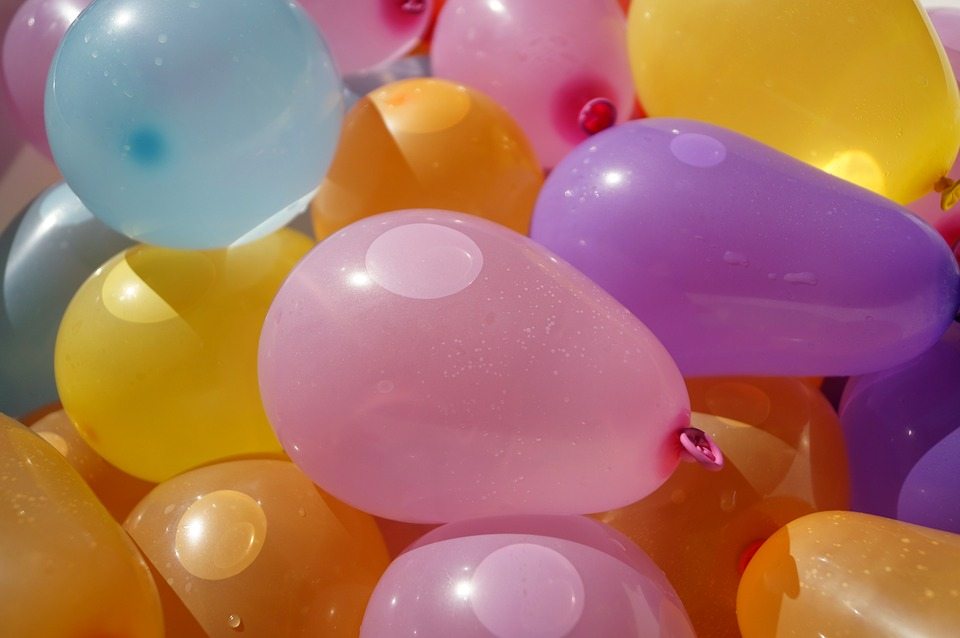
#> input picture Computer Vision/images/water_balloons.jpg, 960 x 638 px, found by its file name
$ jupyter execute 'Color Conversion (HSV COLOR SPACE).ipynb'   (shell and % lines are left out)
#> lines starting #> are read from the running program, lines starting #| are printed output that depends on the picture; after the words box and inside, x2 and y2 are one past the last pixel; in counts of white or black regions, pixels touching at a corner belong together
# HSV Color Space, Balloons

### Import resources and display image

[cell 1]
import numpy as np
import matplotlib.pyplot as plt
import cv2

[cell 2]

# Read in the image
image = cv2.imread('images/water_balloons.jpg')
#> image is the input picture: shape (638, 960, 3); mean B, G, R 99.2, 114.9, 169.3

# Change color to RGB (from BGR)
image = cv2.cvtColor(image, cv2.COLOR_BGR2RGB)

plt.imshow(image)

### Plot color channels

[cell 3]
# RGB channels
r = image[:,:,0]
g = image[:,:,1]
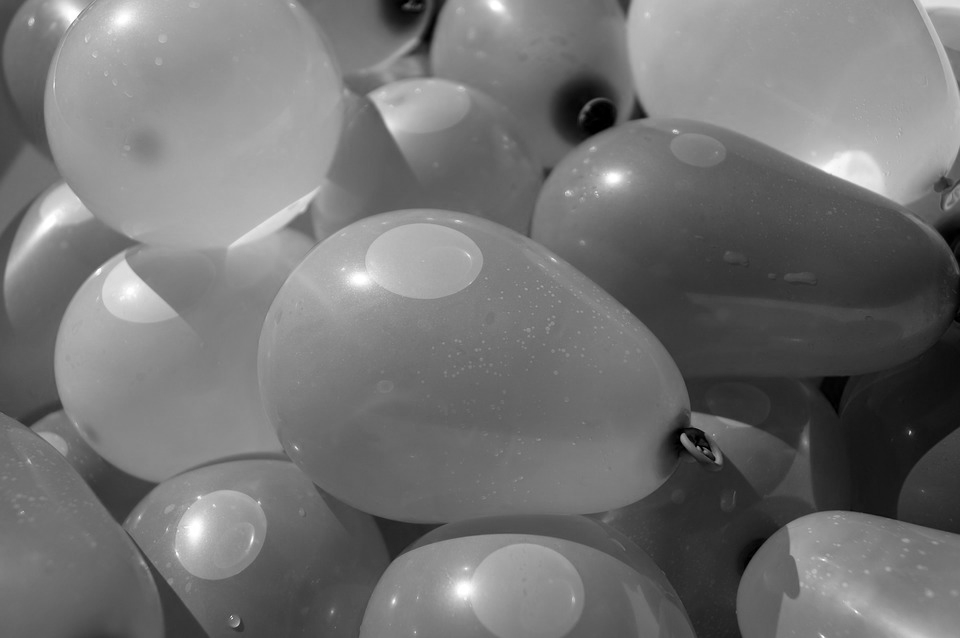
#> g: shape (638, 960); min 0, max 255, mean 114.9
b = image[:,:,2]
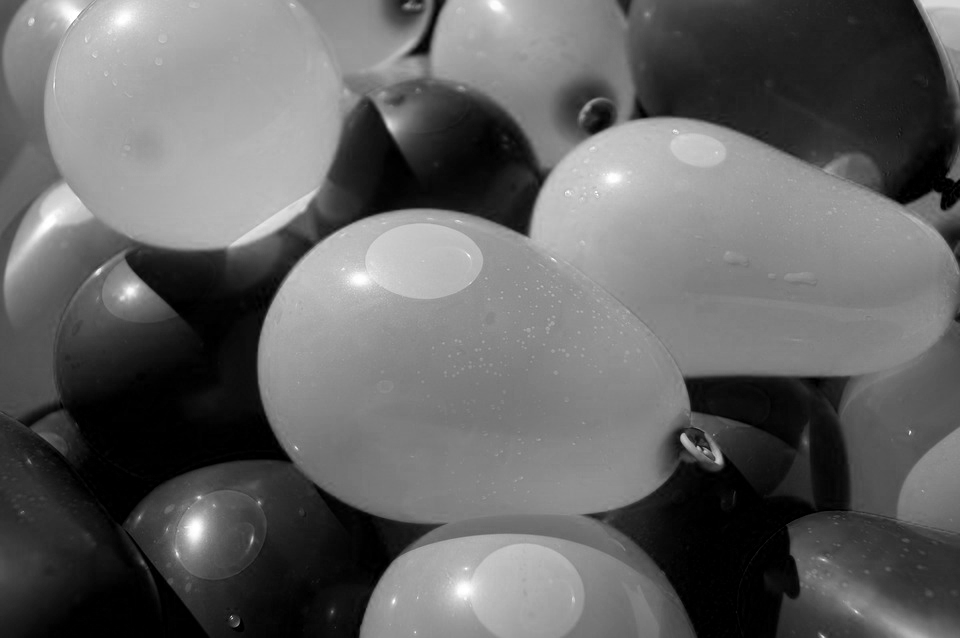
#> b: shape (638, 960); min 0, max 255, mean 99.2

f, (ax1, ax2, ax3) = plt.subplots(1, 3, figsize=(20,10))

ax1.set_title('Red')
ax1.imshow(r, cmap='gray')

ax2.set_title('Green')
ax2.imshow(g, cmap='gray')

ax3.set_title('Blue')
ax3.imshow(b, cmap='gray')
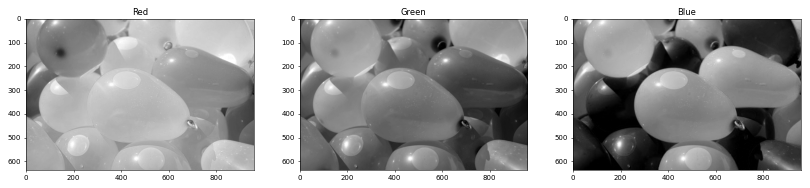
#> figure drawn by matplotlib, 3 panels

[cell 4]
# Convert from RGB to HSV
hsv = cv2.cvtColor(image, cv2.COLOR_RGB2HSV)
#> hsv: shape (638, 960, 3); mean H, S, V 92.1, 143.4, 175.3

# HSV channels
h = hsv[:,:,0]
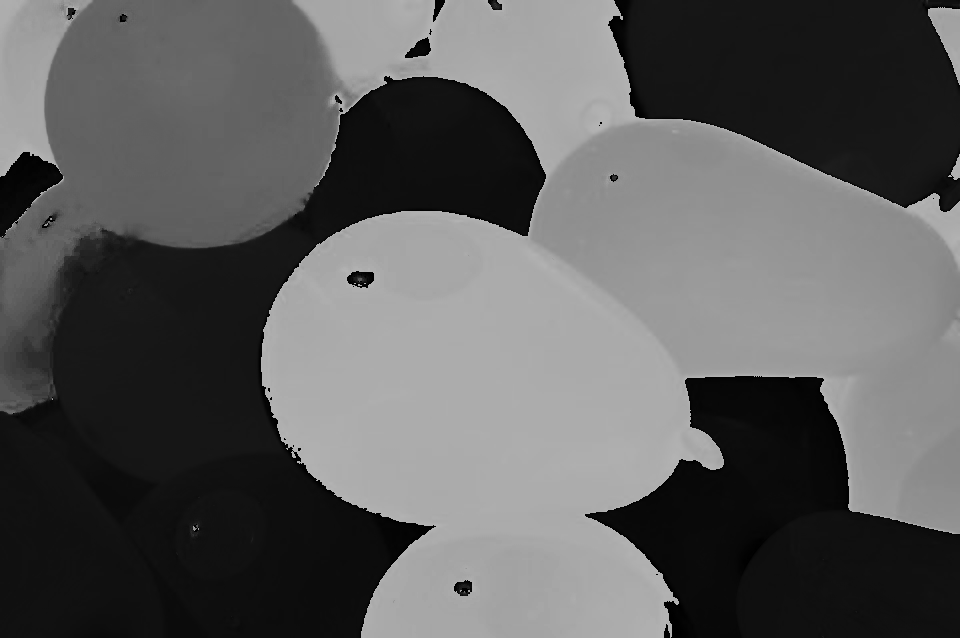
#> h: shape (638, 960); min 0, max 179, mean 92.1
s = hsv[:,:,1]
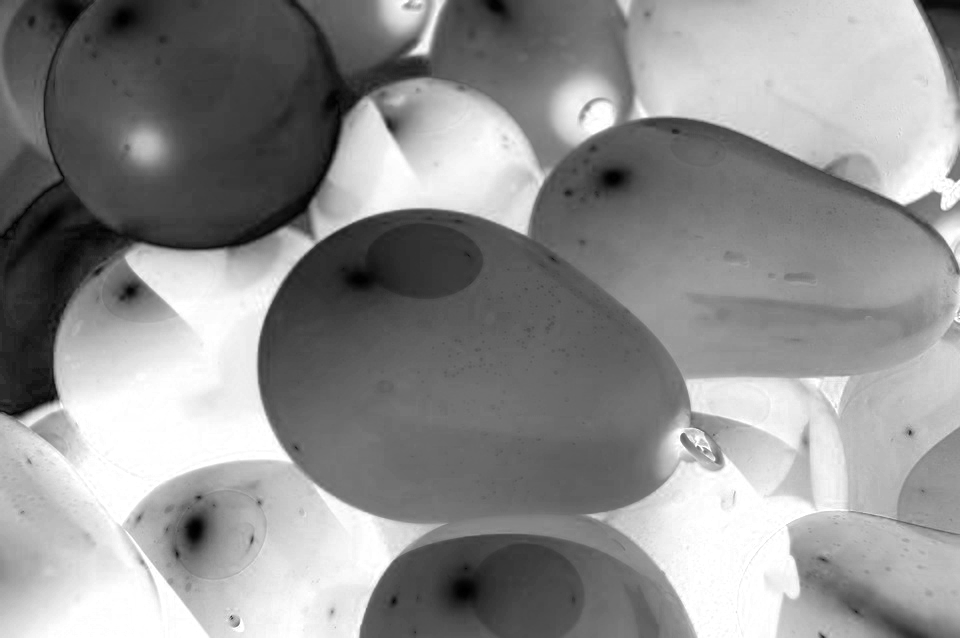
#> s: shape (638, 960); min 0, max 255, mean 143.4
v = hsv[:,:,2]
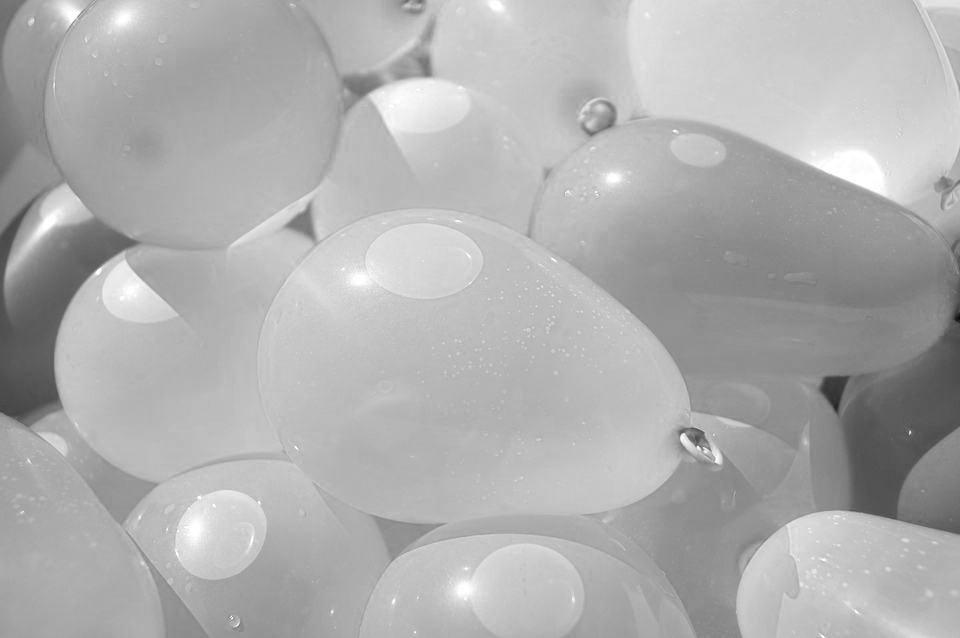
#> v: shape (638, 960); min 13, max 255, mean 175.3

f, (ax1, ax2, ax3) = plt.subplots(1, 3, figsize=(20,10))

ax1.set_title('Hue')
ax1.imshow(h, cmap='gray')

ax2.set_title('Saturation')
ax2.imshow(s, cmap='gray')

ax3.set_title('Value')
ax3.imshow(v, cmap='gray')

### Define pink and hue selection thresholds

[cell 5]
# Define our color selection criteria in HSV values
lower_hue = np.array([160,0,0])
upper_hue = np.array([180,255,255])

[cell 6]
# Define our color selection criteria in RGB values
lower_pink = np.array([180,0,100])
upper_pink = np.array([255,255,230])

### Mask the image

[cell 7]
# Define the masked area in RGB space
mask_rgb = cv2.inRange(image, lower_pink, upper_pink)
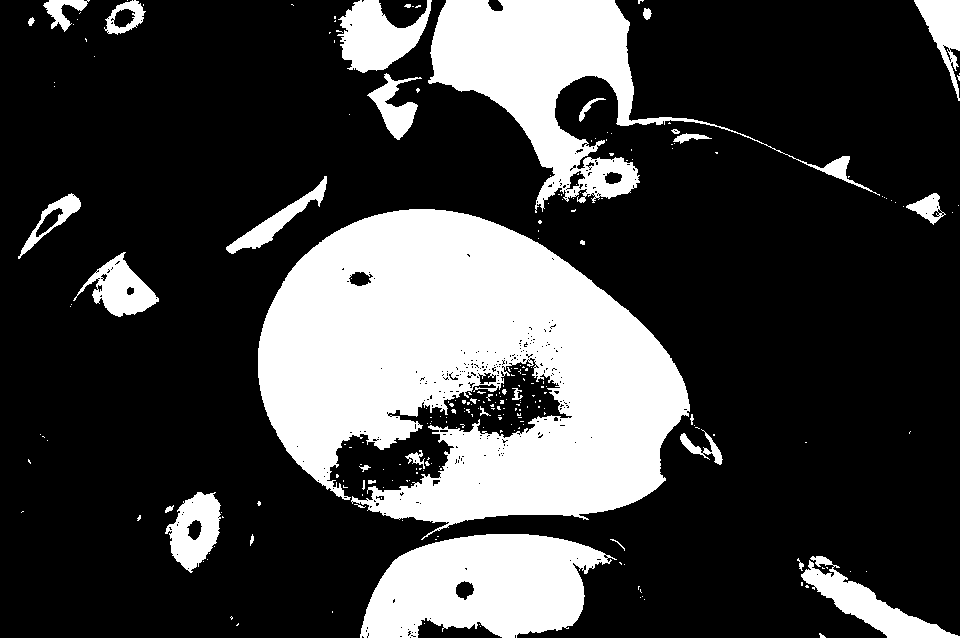
#> mask_rgb: shape (638, 960); 25.7% white; 243 white regions (206 under 20 px), largest, box (x1, y1, x2, y2) and area: (258, 209, 690, 540) 90813, (428, 0, 880, 213) 24711, (360, 534, 617, 638) 18818

# mask the image
masked_image = np.copy(image)
masked_image[mask_rgb==0] = [0,0,0]

# Vizualize the mask
plt.imshow(masked_image)

[cell 8]
# Now try HSV!

# Define the masked area in HSV space
mask_hsv = cv2.inRange(hsv, lower_hue, upper_hue)
#> mask_hsv: shape (638, 960); 29.2% white; 50 white regions (41 under 20 px), largest, box (x1, y1, x2, y2) and area: (261, 0, 960, 638) 171022, (0, 0, 59, 177) 6385, (928, 7, 960, 85) 1242

# mask the image
masked_image = np.copy(image)
masked_image[mask_hsv==0] = [0,0,0]
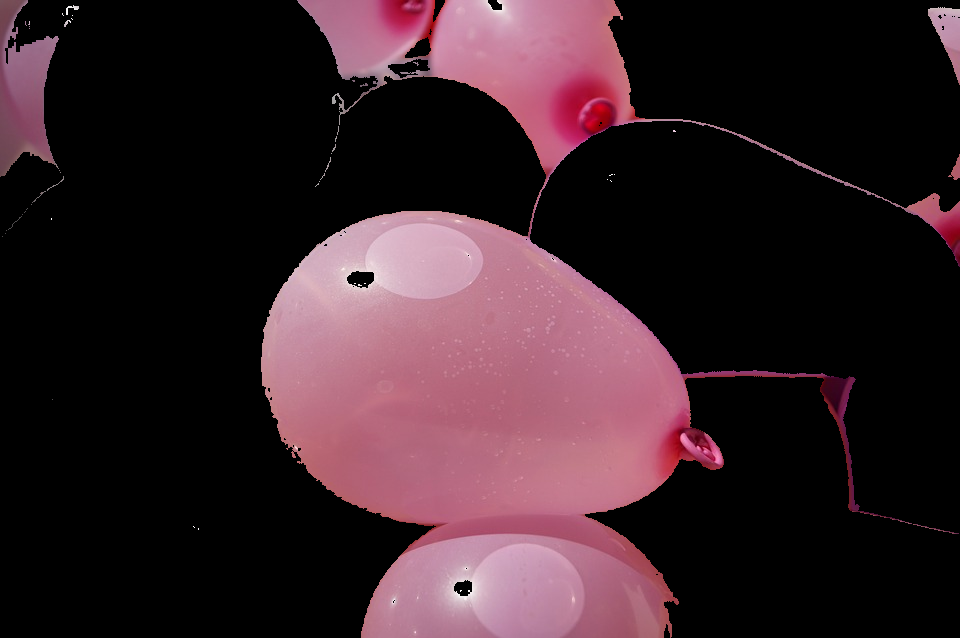
#> masked_image: shape (638, 960, 3); mean R, G, B 54.6, 33.9, 40.4

# Vizualize the mask
plt.imshow(masked_image)

$ run again, with Computer Vision/images/bridge_trees_example.jpg copied over Computer Vision/images/water_balloons.jpg
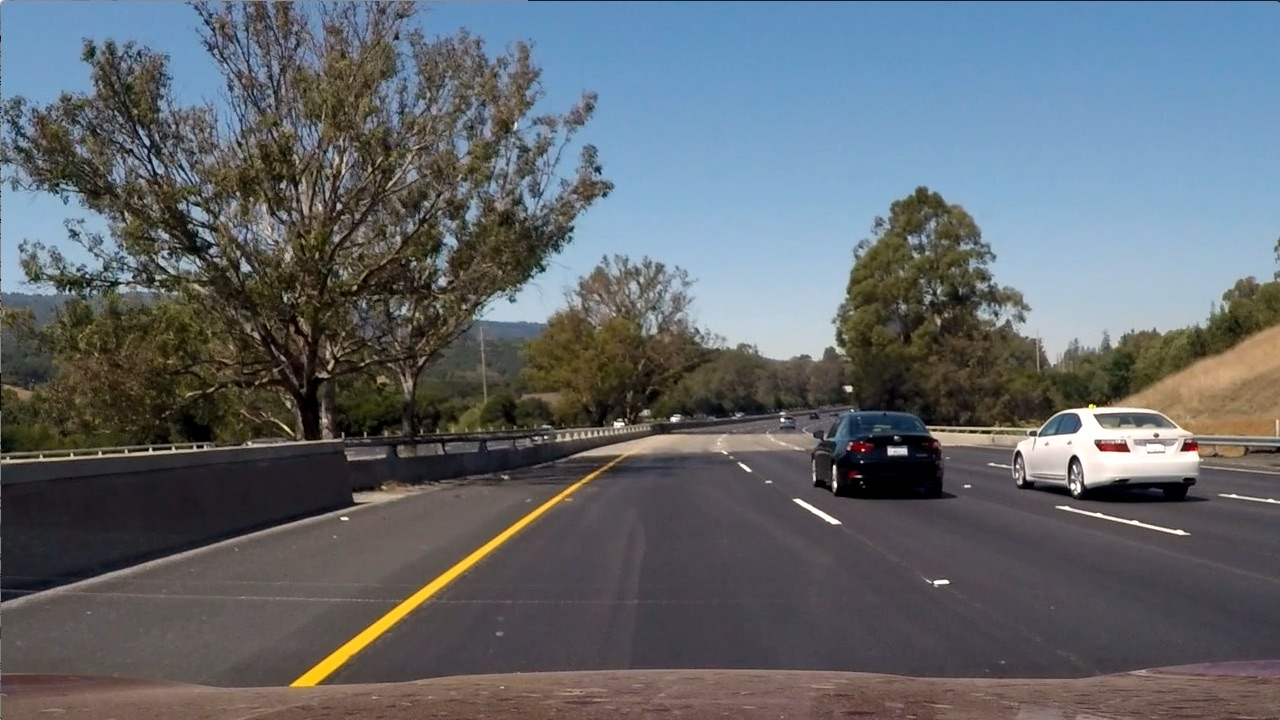
#> input picture Computer Vision/images/bridge_trees_example.jpg, 1280 x 720 px, found by its file name
#> image is the input picture: shape (720, 1280, 3); mean B, G, R 107.9, 102.6, 97
#> hsv: shape (720, 1280, 3); mean H, S, V 76.7, 68.6, 118.7
#> `mask_rgb = cv2.inRange(image, lower_pink, upper_pink)`:
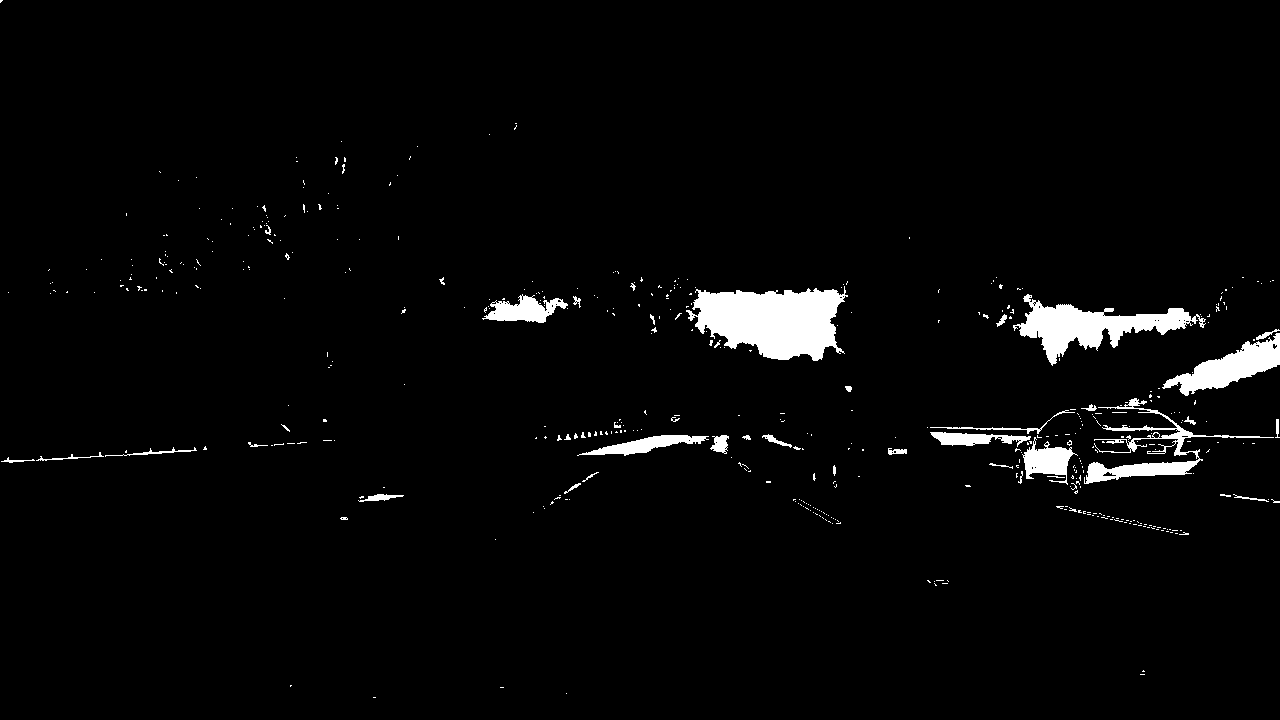
#> mask_rgb: shape (720, 1280); 2.9% white; 480 white regions (438 under 20 px), largest, box (x1, y1, x2, y2) and area: (686, 286, 848, 361) 8057, (1013, 294, 1206, 366) 4871, (1162, 333, 1280, 396) 2909
#> mask_hsv: shape (720, 1280); 4.3% white; 691 white regions (560 under 20 px), largest, box (x1, y1, x2, y2) and area: (384, 475, 1280, 680) 12150, (1002, 477, 1280, 562) 5994, (656, 453, 976, 606) 5542
#> `masked_image[mask_hsv==0] = [0,0,0]`:
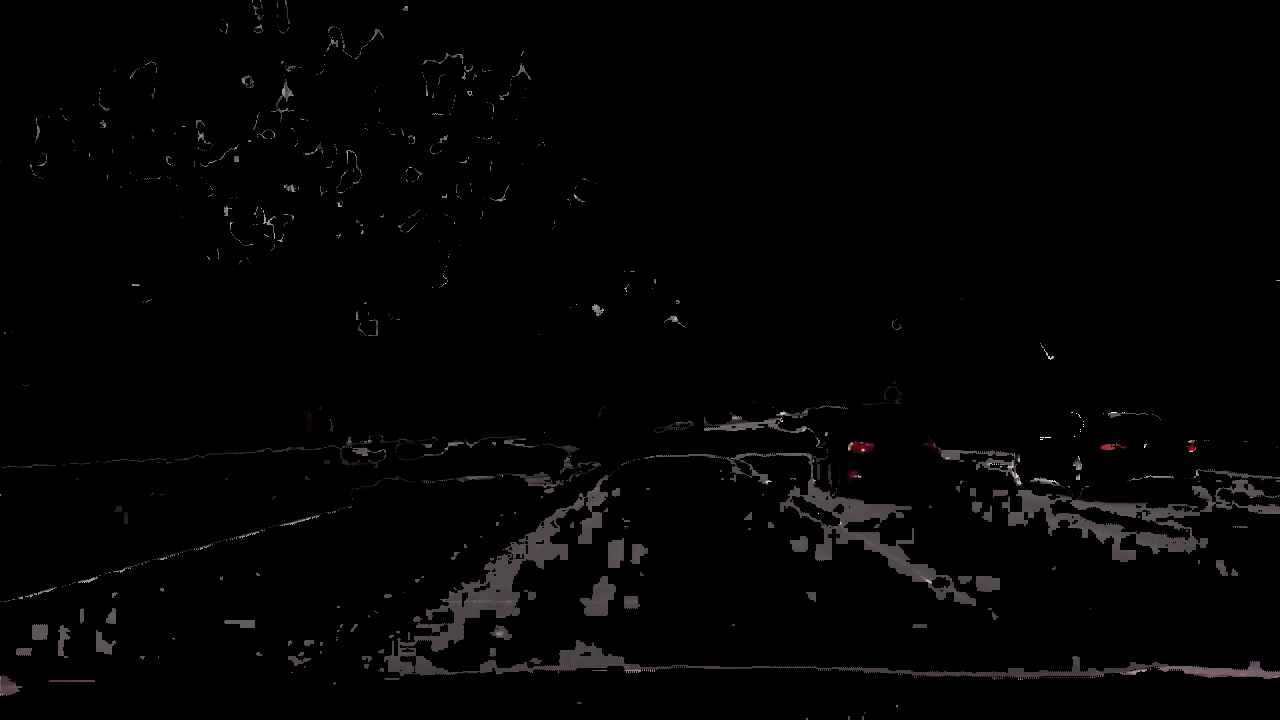
#> masked_image: shape (720, 1280, 3); mean R, G, B 3.5, 3.2, 3.3
